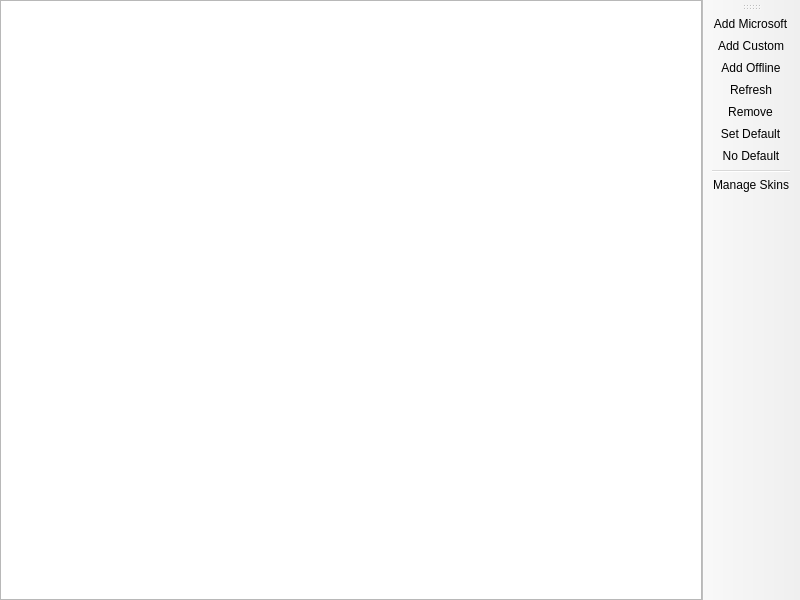
<?xml version="1.0" encoding="UTF-8"?>
<ui version="4.0">
 <class>AccountListPage</class>
 <widget class="QMainWindow" name="AccountListPage">
  <property name="geometry">
   <rect>
    <x>0</x>
    <y>0</y>
    <width>800</width>
    <height>600</height>
   </rect>
  </property>
  <widget class="QWidget" name="centralwidget">
   <layout class="QHBoxLayout" name="horizontalLayout">
    <property name="leftMargin">
     <number>0</number>
    </property>
    <property name="topMargin">
     <number>0</number>
    </property>
    <property name="rightMargin">
     <number>0</number>
    </property>
    <property name="bottomMargin">
     <number>0</number>
    </property>
    <item>
     <widget class="VersionListView" name="listView">
      <property name="alternatingRowColors">
       <bool>true</bool>
      </property>
      <property name="rootIsDecorated">
       <bool>false</bool>
      </property>
      <property name="itemsExpandable">
       <bool>false</bool>
      </property>
      <property name="allColumnsShowFocus">
       <bool>true</bool>
      </property>
      <attribute name="headerStretchLastSection">
       <bool>false</bool>
      </attribute>
     </widget>
    </item>
   </layout>
  </widget>
  <widget class="WideBar" name="toolBar">
   <attribute name="toolBarArea">
    <enum>RightToolBarArea</enum>
   </attribute>
   <attribute name="toolBarBreak">
    <bool>false</bool>
   </attribute>
   <addaction name="actionAddMicrosoft"/>
   <addaction name="actionAddAuthlibInjector"/>
   <addaction name="actionAddOffline"/>
   <addaction name="actionRefresh"/>
   <addaction name="actionRemove"/>
   <addaction name="actionSetDefault"/>
   <addaction name="actionNoDefault"/>
   <addaction name="separator"/>
   <addaction name="actionManageSkins"/>
  </widget>
  <action name="actionSetDefault">
   <property name="text">
    <string>&amp;Set Default</string>
   </property>
  </action>
  <action name="actionNoDefault">
   <property name="checkable">
    <bool>true</bool>
   </property>
   <property name="text">
    <string>&amp;No Default</string>
   </property>
  </action>
  <action name="actionManageSkins">
   <property name="text">
    <string>&amp;Manage Skins</string>
   </property>
   <property name="toolTip">
    <string>Manage Skins</string>
   </property>
  </action>
  <action name="actionAddMicrosoft">
   <property name="text">
    <string>&amp;Add Microsoft</string>
   </property>
  </action>
  <action name="actionAddAuthlibInjector">
   <property name="text">
    <string>Add &amp;Custom</string>
   </property>
  </action>
  <action name="actionAddOffline">
   <property name="text">
    <string>Add &amp;Offline</string>
   </property>
  </action>
  <action name="actionRefresh">
   <property name="text">
    <string>&amp;Refresh</string>
   </property>
   <property name="toolTip">
    <string>Refresh the account tokens</string>
   </property>
  </action>
  <action name="actionRemove">
   <property name="text">
    <string>Remo&amp;ve</string>
   </property>
  </action>
 </widget>
 <customwidgets>
  <customwidget>
   <class>VersionListView</class>
   <extends>QTreeView</extends>
   <header>ui/widgets/VersionListView.h</header>
  </customwidget>
  <customwidget>
   <class>WideBar</class>
   <extends>QToolBar</extends>
   <header>ui/widgets/WideBar.h</header>
  </customwidget>
 </customwidgets>
 <resources/>
 <connections/>
</ui>
